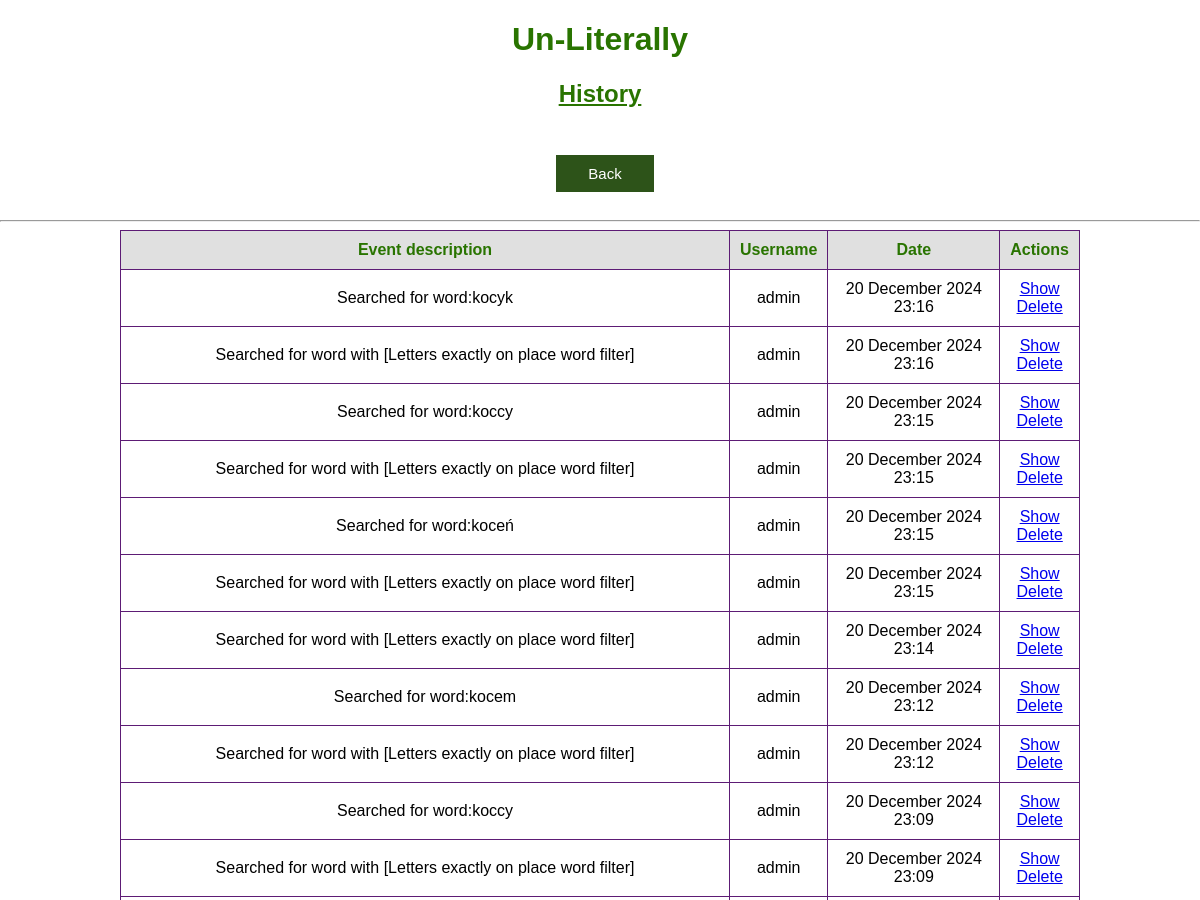
/history (signed in, upper part), run on an earlier commit of the app's database.
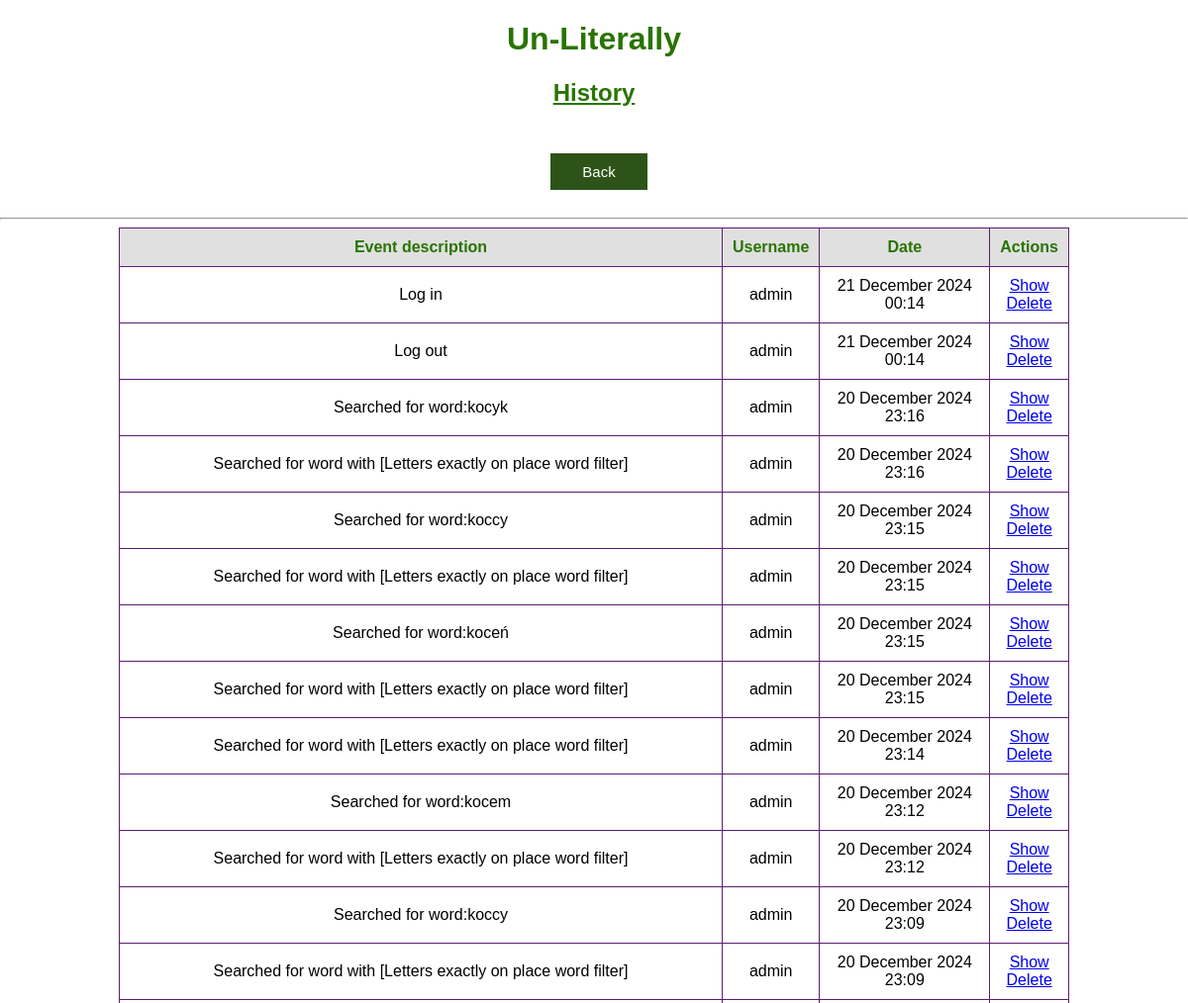
And on a later commit of the database.
### app.py (models this page shows)
class History(db.Model):
    id = db.Column(db.Integer, primary_key=True)
    date = db.Column(db.DateTime, default=datetime.utcnow)
    action = db.Column(db.String(5000), nullable=False)
    user = db.Column(db.String(50), nullable=False)

### app.py (the view)
@app.route('/history', methods=['GET'])
@login_required
def history():
    events = History.query.order_by(History.date.desc()).all()
    return render_template('history.html', events=events)

### app.py (called while the page is built)
@login_manager.user_loader
def load_user(user_id):
    return User.query.get(user_id)

### templates/history.html (shortened to what this page needs)
{% extends 'base.html' %}
{% block body %}
<div class="name">
    <h1 style="text-align: center; color: #297400; font-family: Arial; font-weight: bold;">Un-Literally</h1>
    <h2 style="text-align: center; color: #297400; text-decoration: underline; font-family: Arial; font-weight: bold;">History</h2>
</div>
<div>
    <div class="container_column">
        <button class="back_button" onclick="window.location='/menu'" style="margin-left: 10px;">Back</button>
    </div>
    <hr>
    <div class="container_row">
        {% if events|length < 1 %}
            <h4 style="text-align: center;">There is no history saved</h4>
        {% else %}
            <table>
                <tr>
                    <th>Event description</th>
                    <th>Username</th>
                    <th>Date</th>
                    <th>Actions</th>
                </tr>
                {% for event in events %}
                    <tr>
                        <td>{% if event.action|length > 150 %}
                            {{ event.action[:150] + ' ...' }}
                        {% else %}
                            {{ event.action }}
                        {% endif %}
                        </td>
                        <td>{{ event.user }}</td>
                        <td>{{ event.date.strftime("%d %B %Y %H:%M") }}</td>
                        <td>
                            <a href="/show/event_{{event.id}}">Show</a>
                            <br>
                            <a href="/delete/event_{{event.id}}">Delete</a>
                        </td>
                    </tr>
                {% endfor %}
            </table>
        {% endif %}
    </div>
</div>
{% endblock %}

### templates/base.html (shortened to what this page needs)
<!DOCTYPE html>
<html lang="en">
    <head>
        <link rel="stylesheet" href="{{ url_for('static', filename='css/main.css') }}">
    </head>
    <body>
        {% block body %}{% endblock %}
    </body>
</html>

### static/css/main.css (style rules this page uses)
body, html { margin: 0; font-family: sans-serif; background-color: #FFFFFF; }
.name { margin: 0 auto; width: 400px; }
table { border-collapse: collapse; width: 80%; margin: auto; border: 1px solid #5d1c75; }
th, td { padding: 10px; text-align: center; border: 1px solid #5d1c75; }
th { background-color: #e0e0e0; color: #297400; }
.back_button { background-color: #2d5319; border: none; color: white; padding: 10px 32px; text-align: center; text-decoration: none; display: inline-block; font-size: 15px; margin: 7px 0px 0px 0px; cursor: pointer; }
.container_column { display: flex; flex-direction: column; align-items: center; padding: 20px; margin: auto; max-width: 1000px; width: 90%; box-sizing: border-box; }
.container_row { display: flex; justify-content: center; align-items: center; width: 100%; margin: auto; }
button { padding: 10px 20px; font-size: 16px; border: none; cursor: pointer; transition: background-color 0.3s; }
button, input[type="submit"] { padding: 15px 40px; font-size: 18px; border: none; cursor: pointer; transition: background-color 0.3s; }

What changed in the data, as far as the page shows it:
added History: action "Log in", user "admin", date "21 December 2024 00:14"
added History: action "Log out", user "admin", date "21 December 2024 00:14"
